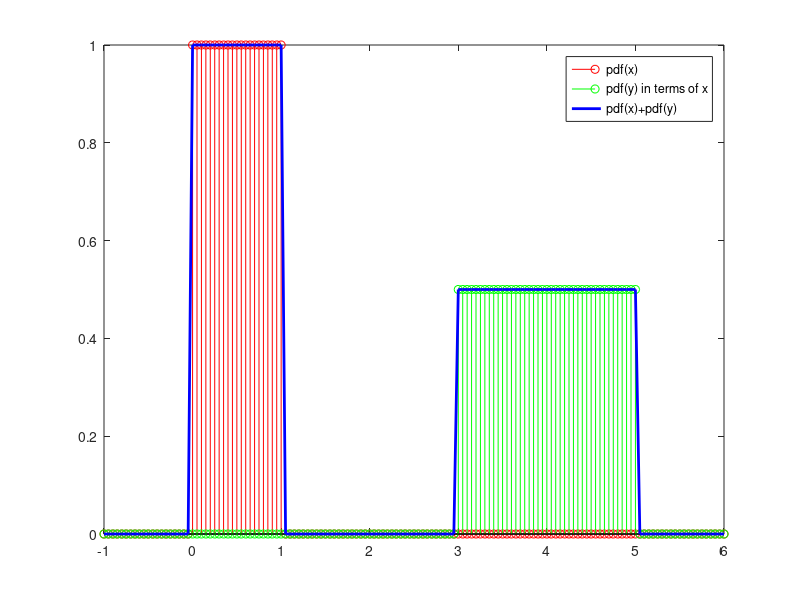

Source code (MATLAB):
clear all
clc

% here range is big to show in proper range of pdf
x = -1:0.05:6;
p1 = makedist('Uniform','lower',0,'upper',1);
pdf1 = pdf(p1,x);
y = 2.* x + 3;
p2 = makedist('Uniform','lower',3,'upper',5);
pdf2 = pdf(p2,x);

stem(x, pdf1,'r');
hold on
stem(x, pdf2, 'g');
plot(x, pdf1+pdf2, 'b','LineWidth',2);
legend('pdf(x)','pdf(y) in terms of x','pdf(x)+pdf(y)')

